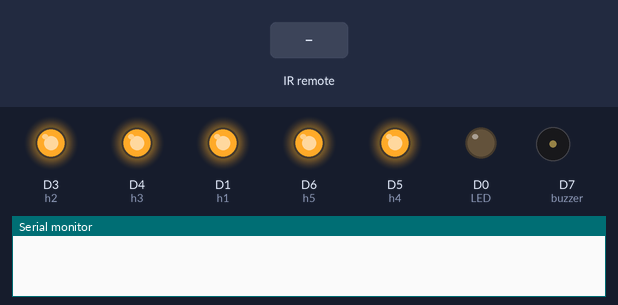
The sketch below on a simulated ESP8266 (NodeMCU). On the bench: output pins drawn as LEDs (lit = HIGH), buzzer (waves = sounding, pin HIGH), the last lines printed to the serial monitor. The inputs (shaded band) are chosen by the test bench.

Above: at 1.2 s.
1.3 s: infrared code 0xA91 received
At 1.4 s:
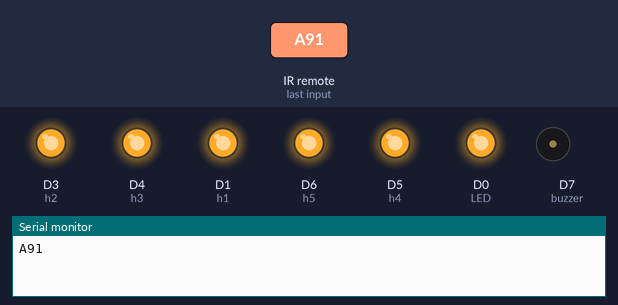
3.0 s: infrared code 0xA91 received
At 3.7 s:
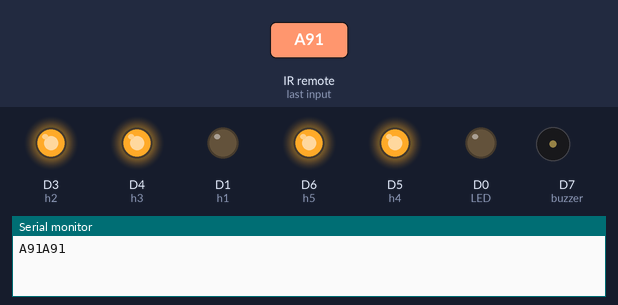
Timing chart, 0 to 6.0 s (numbered marks = the images above; inputs shaded):
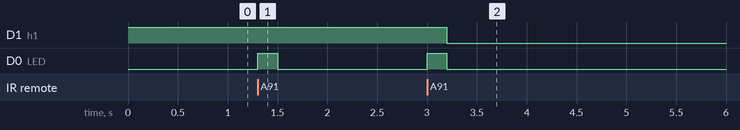

The sketch:

GunSlingerTSOPPlayer1.ino
```cpp
#include <IRremoteESP8266.h>
#include <IRrecv.h>
#include <IRutils.h>

#define RECV_PIN D2

int buzzer = D7;
int h1 = D1;
int h2 = D3;
int h3 = D4;
int h4 = D5;
int h5 = D6;
int LED = D0;

int count = 0;

IRrecv irrecv(RECV_PIN);

decode_results results;

void setup()
{

  Serial.begin(115200);
  irrecv.enableIRIn();

  pinMode(buzzer, OUTPUT);
  pinMode(RECV_PIN, INPUT);
  pinMode(h1, OUTPUT);
  digitalWrite(h1, HIGH);
  pinMode(h2, OUTPUT);
  digitalWrite(h2, HIGH);
  pinMode(h3, OUTPUT);
  digitalWrite(h3, HIGH);
  pinMode(h4, OUTPUT);
  digitalWrite(h4, HIGH);
  pinMode(h5, OUTPUT);
  digitalWrite(h5, HIGH);
  pinMode(LED, OUTPUT);
  digitalWrite(LED, LOW);
}

void loop()
{
  if (irrecv.decode(&results))
  {

    serialPrintUint64(results.value,HEX);
    if(results.value == 0xa91)
    {

      count++;
      digitalWrite(LED, HIGH);
      delay(200);
      digitalWrite(LED, LOW);

      if(count == 2)
      {

        digitalWrite(h1, LOW);


      }
      else if(count == 4)
      {

        digitalWrite(h2, LOW);

      }
      else if(count == 6)
      {

        digitalWrite(h3, LOW);

      }
      else if(count == 8)
      {

        digitalWrite(h4, LOW);

      }
      else if(count == 10)
      {

        digitalWrite(h5, LOW);

        delay(50);

        digitalWrite(buzzer, HIGH);
        delay(5000);
        digitalWrite(buzzer, LOW);

      }

      irrecv.resume();  // Receive the next value
    }
    delay(100);
  }
}
```

Measured:
- after the input at 1.3 s, D0 (LED): LOW → HIGH at once, → LOW 0.20 s later
- after the input at 3.0 s, D1 (h1): HIGH → LOW after 0.20 s; D0 (LED): LOW → HIGH at once, → LOW 0.20 s later
